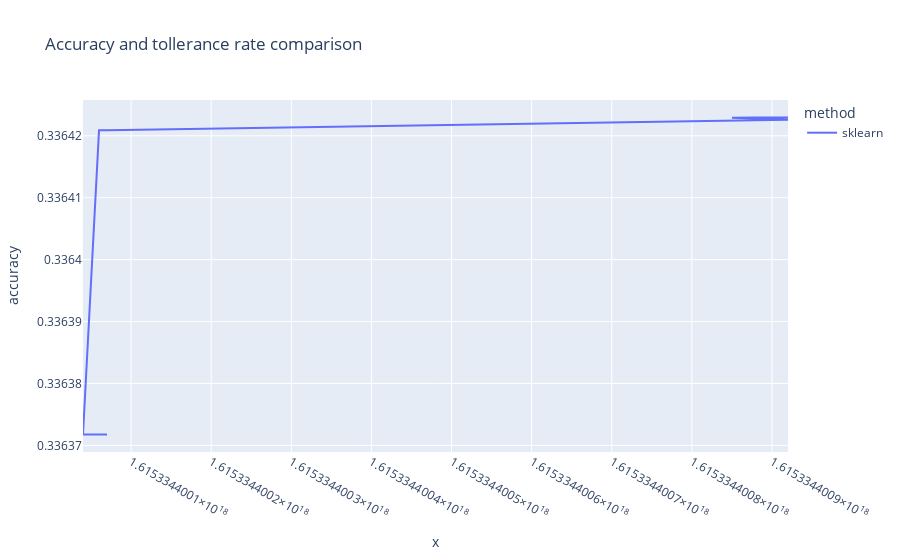

Notebook cell for this chart:
### Code cell
px.line(a, x=pd.to_datetime(a['time']).astype(int), y="accuracy", color= "method",
              title='Accuracy and tollerance rate comparison')

### Figure 1 — Plotly figure (JSON) as saved in the notebook; plotly's stock layout.template omitted (floating-point values rounded to 4 significant figures)
{"data": [{"hovertemplate": "method=sklearn<br>x=%{x}<br>accuracy=%{y}<extra></extra>", "legendgroup": "sklearn", "line": {"color": "#636efa", "dash": "solid"}, "mode": "lines", "name": "sklearn", "orientation": "v", "showlegend": true, "type": "scatter", "x": [1615334400070000000, 1615334400040000000, 1615334400060000000, 1615334400070000000, 1615334400920000000, 1615334400850000000, 1615334400880000000, 1615334400920000000], "xaxis": "x", "y": [0.3364, 0.3364, 0.3364, 0.3364, 0.3364, 0.3364, 0.3364, 0.3364], "yaxis": "y"}], "layout": {"legend": {"title": {"text": "method"}, "tracegroupgap": 0}, "title": {"text": "Accuracy and tollerance rate comparison"}, "xaxis": {"anchor": "y", "domain": [0, 1], "title": {"text": "x"}}, "yaxis": {"anchor": "x", "domain": [0, 1], "title": {"text": "accuracy"}}}}
